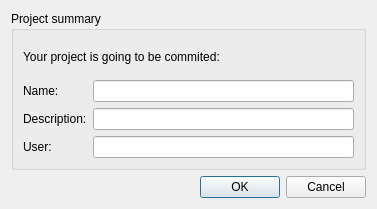
<?xml version="1.0" encoding="UTF-8"?>
<!--
     Okno s moznostou vyplnenia informacii o projekte a jeho zaslanie na server.
     Autori:
       Lisik Miroslav <xlisik00@stud.fit.vutbr.cz>
       Pokorny Fridolin <fridex.devel@gmail.com>
-->
<ui version="4.0">
 <class>commitWindow</class>
 <widget class="QDialog" name="commitWindow">
  <property name="geometry">
   <rect>
    <x>0</x>
    <y>0</y>
    <width>377</width>
    <height>209</height>
   </rect>
  </property>
  <property name="windowTitle">
   <string>Dialog</string>
  </property>
  <layout class="QGridLayout" name="gridLayout_2">
   <item row="0" column="0">
    <widget class="QGroupBox" name="groupBox">
     <property name="title">
      <string>Project summary</string>
     </property>
     <layout class="QGridLayout" name="gridLayout">
      <item row="0" column="0">
       <widget class="QLabel" name="label_4">
        <property name="text">
         <string>Your project is going to be commited:</string>
        </property>
       </widget>
      </item>
      <item row="1" column="0">
       <layout class="QHBoxLayout" name="horizontalLayout">
        <item>
         <layout class="QVBoxLayout" name="verticalLayout_2">
          <item>
           <widget class="QLabel" name="label">
            <property name="text">
             <string>Name:</string>
            </property>
           </widget>
          </item>
          <item>
           <widget class="QLabel" name="label_2">
            <property name="text">
             <string>Description:</string>
            </property>
           </widget>
          </item>
          <item>
           <widget class="QLabel" name="label_3">
            <property name="text">
             <string>User:</string>
            </property>
           </widget>
          </item>
         </layout>
        </item>
        <item>
         <layout class="QVBoxLayout" name="verticalLayout">
          <item>
           <widget class="QLineEdit" name="nameEdit"/>
          </item>
          <item>
           <widget class="QLineEdit" name="descEdit"/>
          </item>
          <item>
           <widget class="QLineEdit" name="userEdit"/>
          </item>
         </layout>
        </item>
       </layout>
      </item>
     </layout>
    </widget>
   </item>
   <item row="1" column="0">
    <widget class="QDialogButtonBox" name="buttonBox">
     <property name="orientation">
      <enum>Qt::Horizontal</enum>
     </property>
     <property name="standardButtons">
      <set>QDialogButtonBox::Cancel|QDialogButtonBox::Ok</set>
     </property>
    </widget>
   </item>
  </layout>
 </widget>
 <resources/>
 <connections>
  <connection>
   <sender>buttonBox</sender>
   <signal>accepted()</signal>
   <receiver>commitWindow</receiver>
   <slot>accept()</slot>
   <hints>
    <hint type="sourcelabel">
     <x>248</x>
     <y>254</y>
    </hint>
    <hint type="destinationlabel">
     <x>157</x>
     <y>274</y>
    </hint>
   </hints>
  </connection>
  <connection>
   <sender>buttonBox</sender>
   <signal>rejected()</signal>
   <receiver>commitWindow</receiver>
   <slot>reject()</slot>
   <hints>
    <hint type="sourcelabel">
     <x>316</x>
     <y>260</y>
    </hint>
    <hint type="destinationlabel">
     <x>286</x>
     <y>274</y>
    </hint>
   </hints>
  </connection>
 </connections>
</ui>
